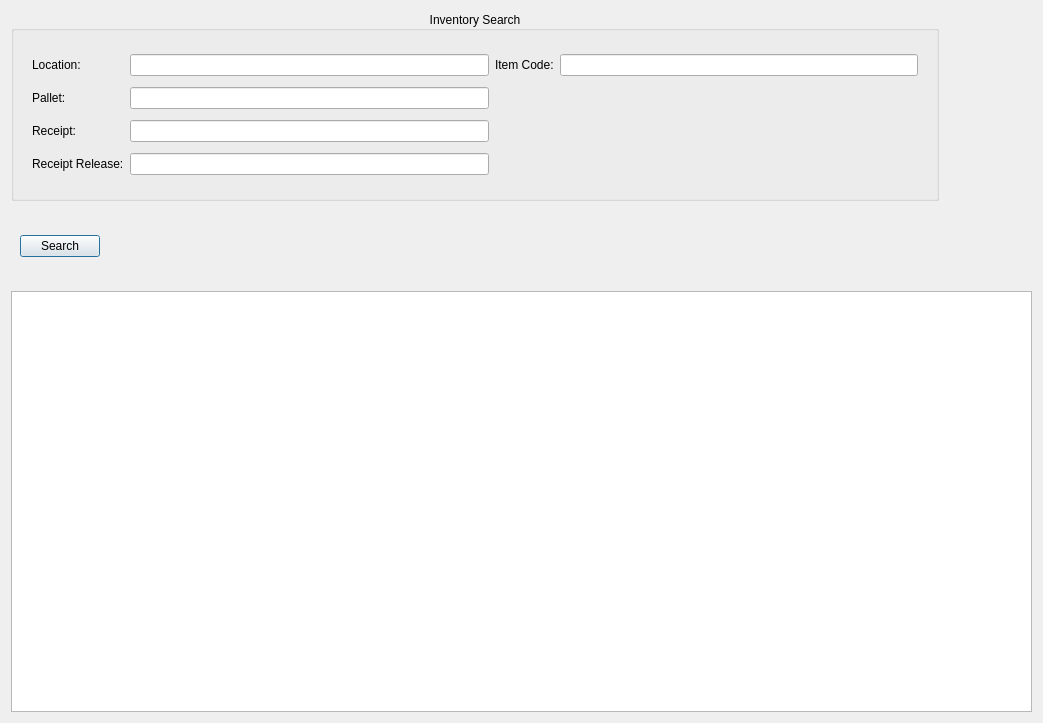
<?xml version="1.0" encoding="UTF-8"?>
<ui version="4.0">
 <class>LocationSearch</class>
 <widget class="QDialog" name="LocationSearch">
  <property name="geometry">
   <rect>
    <x>0</x>
    <y>0</y>
    <width>1043</width>
    <height>723</height>
   </rect>
  </property>
  <property name="windowTitle">
   <string>Location Search Window</string>
  </property>
  <layout class="QGridLayout" name="gridLayout_2">
   <item row="0" column="2">
    <spacer name="horizontalSpacer_2">
     <property name="orientation">
      <enum>Qt::Horizontal</enum>
     </property>
     <property name="sizeHint" stdset="0">
      <size>
       <width>17</width>
       <height>178</height>
      </size>
     </property>
    </spacer>
   </item>
   <item row="1" column="0">
    <widget class="QFrame" name="frame_4">
     <property name="frameShape">
      <enum>QFrame::NoFrame</enum>
     </property>
     <property name="frameShadow">
      <enum>QFrame::Raised</enum>
     </property>
     <layout class="QGridLayout" name="gridLayout_5">
      <item row="0" column="0">
       <widget class="QPushButton" name="pushButton_Search">
        <property name="text">
         <string>Search</string>
        </property>
       </widget>
      </item>
      <item row="0" column="1">
       <widget class="QLabel" name="Records">
        <property name="text">
         <string/>
        </property>
       </widget>
      </item>
     </layout>
    </widget>
   </item>
   <item row="1" column="1">
    <spacer name="horizontalSpacer">
     <property name="orientation">
      <enum>Qt::Horizontal</enum>
     </property>
     <property name="sizeHint" stdset="0">
      <size>
       <width>811</width>
       <height>78</height>
      </size>
     </property>
    </spacer>
   </item>
   <item row="2" column="0" colspan="3">
    <widget class="QTableView" name="tableView_aContents">
     <property name="styleSheet">
      <string notr="true"/>
     </property>
     <property name="frameShape">
      <enum>QFrame::StyledPanel</enum>
     </property>
     <property name="sizeAdjustPolicy">
      <enum>QAbstractScrollArea::AdjustToContents</enum>
     </property>
     <property name="editTriggers">
      <set>QAbstractItemView::NoEditTriggers</set>
     </property>
     <property name="alternatingRowColors">
      <bool>true</bool>
     </property>
    </widget>
   </item>
   <item row="0" column="0" colspan="2">
    <widget class="QGroupBox" name="groupBox">
     <property name="minimumSize">
      <size>
       <width>837</width>
       <height>190</height>
      </size>
     </property>
     <property name="title">
      <string>Inventory Search</string>
     </property>
     <property name="alignment">
      <set>Qt::AlignCenter</set>
     </property>
     <layout class="QVBoxLayout" name="verticalLayout">
      <item>
       <widget class="QFrame" name="frame_3">
        <property name="maximumSize">
         <size>
          <width>1999</width>
          <height>1999</height>
         </size>
        </property>
        <property name="frameShape">
         <enum>QFrame::NoFrame</enum>
        </property>
        <property name="frameShadow">
         <enum>QFrame::Raised</enum>
        </property>
        <layout class="QGridLayout" name="gridLayout">
         <item row="3" column="0">
          <widget class="QLabel" name="label_3">
           <property name="text">
            <string>Receipt:</string>
           </property>
          </widget>
         </item>
         <item row="0" column="0">
          <widget class="QLabel" name="label_2">
           <property name="text">
            <string>Location:</string>
           </property>
          </widget>
         </item>
         <item row="1" column="0">
          <widget class="QLabel" name="label">
           <property name="text">
            <string>Pallet:</string>
           </property>
          </widget>
         </item>
         <item row="1" column="1">
          <widget class="QLineEdit" name="lineEdit_Pallet"/>
         </item>
         <item row="0" column="2">
          <widget class="QLabel" name="label_5">
           <property name="text">
            <string>Item Code:</string>
           </property>
          </widget>
         </item>
         <item row="3" column="1">
          <widget class="QLineEdit" name="lineEdit_Receipt"/>
         </item>
         <item row="0" column="1">
          <widget class="QLineEdit" name="lineEdit_Location"/>
         </item>
         <item row="5" column="1">
          <widget class="QLineEdit" name="lineEdit_Realese"/>
         </item>
         <item row="5" column="0">
          <widget class="QLabel" name="label_4">
           <property name="text">
            <string>Receipt Release:</string>
           </property>
          </widget>
         </item>
         <item row="0" column="3">
          <widget class="QLineEdit" name="lineEdit_ItemCode"/>
         </item>
        </layout>
       </widget>
      </item>
     </layout>
    </widget>
   </item>
  </layout>
 </widget>
 <resources/>
 <connections/>
</ui>
